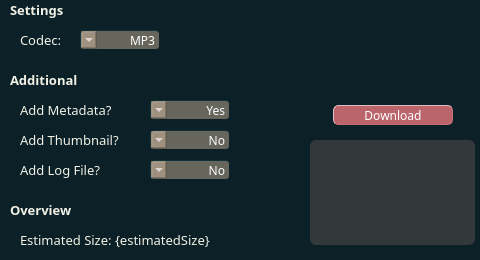
   <widget class="QWidget" name="downloadAudio" native="true">
    <property name="geometry">
     <rect>
      <x>20</x>
      <y>170</y>
      <width>480</width>
      <height>260</height>
     </rect>
    </property>
    <property name="sizePolicy">
     <sizepolicy hsizetype="Fixed" vsizetype="Fixed">
      <horstretch>0</horstretch>
      <verstretch>0</verstretch>
     </sizepolicy>
    </property>
    <property name="toolTip">
     <string notr="true"/>
    </property>
    <property name="statusTip">
     <string notr="true"/>
    </property>
    <property name="whatsThis">
     <string notr="true"/>
    </property>
    <property name="styleSheet">
     <string notr="true">background-color: rgb(11, 32, 39);</string>
    </property>
    <widget class="QComboBox" name="dA_listFormatType">
     <property name="geometry">
      <rect>
       <x>80</x>
       <y>30</y>
       <width>80</width>
       <height>20</height>
      </rect>
     </property>
     <property name="sizePolicy">
      <sizepolicy hsizetype="Fixed" vsizetype="Fixed">
       <horstretch>0</horstretch>
       <verstretch>0</verstretch>
      </sizepolicy>
     </property>
     <property name="font">
      <font>
       <family>Quicksand Medium</family>
       <pointsize>9</pointsize>
       <weight>50</weight>
       <bold>false</bold>
      </font>
     </property>
     <property name="cursor">
      <cursorShape>PointingHandCursor</cursorShape>
     </property>
     <property name="toolTip">
      <string notr="true"/>
     </property>
     <property name="statusTip">
      <string notr="true"/>
     </property>
     <property name="whatsThis">
      <string notr="true"/>
     </property>
     <property name="layoutDirection">
      <enum>Qt::RightToLeft</enum>
     </property>
     <property name="styleSheet">
      <string notr="true">color: rgb(255, 255, 255); background-color: rgba(245, 212, 176, 100); border-color: rgb(11, 32, 39); border-style: outset; border-width: 1px; border-radius: 4px;</string>
     </property>
     <property name="currentText">
      <string notr="true">MP3</string>
     </property>
     <property name="maxVisibleItems">
      <number>11</number>
     </property>
     <property name="duplicatesEnabled">
      <bool>false</bool>
     </property>
     <property name="frame">
      <bool>true</bool>
     </property>
     <item>
      <property name="text">
       <string notr="true">MP3</string>
      </property>
     </item>
     <item>
      <property name="text">
       <string notr="true">AAC</string>
      </property>
     </item>
     <item>
      <property name="text">
       <string notr="true">OGG</string>
      </property>
     </item>
     <item>
      <property name="text">
       <string notr="true">FLAC</string>
      </property>
     </item>
     <item>
      <property name="text">
       <string notr="true">WAV</string>
      </property>
     </item>
     <item>
      <property name="text">
       <string notr="true">M4A</string>
      </property>
     </item>
     <item>
      <property name="text">
       <string notr="true">DSD</string>
      </property>
     </item>
     <item>
      <property name="text">
       <string notr="true">PCM</string>
      </property>
     </item>
     <item>
      <property name="text">
       <string notr="true">WMA</string>
      </property>
     </item>
     <item>
      <property name="text">
       <string notr="true">OPUS</string>
      </property>
     </item>
    </widget>
    <widget class="QLabel" name="dA_msgFormatType">
     <property name="enabled">
      <bool>true</bool>
     </property>
     <property name="geometry">
      <rect>
       <x>20</x>
       <y>30</y>
       <width>50</width>
       <height>20</height>
      </rect>
     </property>
     <property name="sizePolicy">
      <sizepolicy hsizetype="Fixed" vsizetype="Fixed">
       <horstretch>0</horstretch>
       <verstretch>0</verstretch>
      </sizepolicy>
     </property>
     <property name="font">
      <font>
       <family>Quicksand Medium</family>
       <pointsize>10</pointsize>
       <weight>50</weight>
       <italic>false</italic>
       <bold>false</bold>
      </font>
     </property>
     <property name="toolTip">
      <string notr="true"/>
     </property>
     <property name="statusTip">
      <string notr="true"/>
     </property>
     <property name="whatsThis">
      <string notr="true"/>
     </property>
     <property name="autoFillBackground">
      <bool>false</bool>
     </property>
     <property name="styleSheet">
      <string notr="true">font: 10pt &quot;Quicksand Medium&quot;; color: rgb(241, 241, 229);</string>
     </property>
     <property name="frameShape">
      <enum>QFrame::NoFrame</enum>
     </property>
     <property name="frameShadow">
      <enum>QFrame::Plain</enum>
     </property>
     <property name="text">
      <string notr="true">Codec:</string>
     </property>
     <property name="alignment">
      <set>Qt::AlignLeading|Qt::AlignLeft|Qt::AlignVCenter</set>
     </property>
     <property name="textInteractionFlags">
      <set>Qt::NoTextInteraction</set>
     </property>
    </widget>
    <widget class="QLabel" name="dA_msgAddThumbnail">
     <property name="enabled">
      <bool>true</bool>
     </property>
     <property name="geometry">
      <rect>
       <x>20</x>
       <y>130</y>
       <width>110</width>
       <height>20</height>
      </rect>
     </property>
     <property name="sizePolicy">
      <sizepolicy hsizetype="Fixed" vsizetype="Fixed">
       <horstretch>0</horstretch>
       <verstretch>0</verstretch>
      </sizepolicy>
     </property>
     <property name="font">
      <font>
       <family>Quicksand Medium</family>
       <pointsize>10</pointsize>
       <weight>50</weight>
       <italic>false</italic>
       <bold>false</bold>
      </font>
     </property>
     <property name="toolTip">
      <string notr="true"/>
     </property>
     <property name="statusTip">
      <string notr="true"/>
     </property>
     <property name="whatsThis">
      <string notr="true"/>
     </property>
     <property name="autoFillBackground">
      <bool>false</bool>
     </property>
     <property name="styleSheet">
      <string notr="true">font: 10pt &quot;Quicksand Medium&quot;; color: rgb(241, 241, 229);</string>
     </property>
     <property name="frameShape">
      <enum>QFrame::NoFrame</enum>
     </property>
     <property name="frameShadow">
      <enum>QFrame::Plain</enum>
     </property>
     <property name="text">
      <string notr="true">Add Thumbnail?</string>
     </property>
     <property name="alignment">
      <set>Qt::AlignLeading|Qt::AlignLeft|Qt::AlignVCenter</set>
     </property>
     <property name="textInteractionFlags">
      <set>Qt::NoTextInteraction</set>
     </property>
    </widget>
    <widget class="QComboBox" name="dA_listAddThumbnail">
     <property name="geometry">
      <rect>
       <x>150</x>
       <y>130</y>
       <width>80</width>
       <height>20</height>
      </rect>
     </property>
     <property name="sizePolicy">
      <sizepolicy hsizetype="Fixed" vsizetype="Fixed">
       <horstretch>0</horstretch>
       <verstretch>0</verstretch>
      </sizepolicy>
     </property>
     <property name="font">
      <font>
       <family>Quicksand Medium</family>
       <pointsize>9</pointsize>
       <weight>50</weight>
       <bold>false</bold>
      </font>
     </property>
     <property name="cursor">
      <cursorShape>PointingHandCursor</cursorShape>
     </property>
     <property name="toolTip">
      <string notr="true"/>
     </property>
     <property name="statusTip">
      <string notr="true"/>
     </property>
     <property name="whatsThis">
      <string notr="true"/>
     </property>
     <property name="layoutDirection">
      <enum>Qt::RightToLeft</enum>
     </property>
     <property name="styleSheet">
      <string notr="true">color: rgb(255, 255, 255); background-color: rgba(245, 212, 176, 100); border-color: rgb(11, 32, 39); border-style: outset; border-width: 1px; border-radius: 4px;</string>
     </property>
     <property name="currentText">
      <string notr="true">No</string>
     </property>
     <property name="currentIndex">
      <number>1</number>
     </property>
     <property name="duplicatesEnabled">
      <bool>false</bool>
     </property>
     <property name="frame">
      <bool>true</bool>
     </property>
     <item>
      <property name="text">
       <string notr="true">Yes</string>
      </property>
     </item>
     <item>
      <property name="text">
       <string notr="true">No</string>
      </property>
     </item>
    </widget>
    <widget class="QLabel" name="dA_msgAddLog">
     <property name="enabled">
      <bool>true</bool>
     </property>
     <property name="geometry">
      <rect>
       <x>20</x>
       <y>160</y>
       <width>90</width>
       <height>20</height>
      </rect>
     </property>
     <property name="sizePolicy">
      <sizepolicy hsizetype="Fixed" vsizetype="Fixed">
       <horstretch>0</horstretch>
       <verstretch>0</verstretch>
      </sizepolicy>
     </property>
     <property name="font">
      <font>
       <family>Quicksand Medium</family>
       <pointsize>10</pointsize>
       <weight>50</weight>
       <italic>false</italic>
       <bold>false</bold>
      </font>
     </property>
     <property name="toolTip">
      <string notr="true"/>
     </property>
     <property name="statusTip">
      <string notr="true"/>
     </property>
     <property name="whatsThis">
      <string notr="true"/>
     </property>
     <property name="autoFillBackground">
      <bool>false</bool>
     </property>
     <property name="styleSheet">
      <string notr="true">font: 10pt &quot;Quicksand Medium&quot;; color: rgb(241, 241, 229);</string>
     </property>
     <property name="frameShape">
      <enum>QFrame::NoFrame</enum>
     </property>
     <property name="frameShadow">
      <enum>QFrame::Plain</enum>
     </property>
     <property name="text">
      <string notr="true">Add Log File?</string>
     </property>
     <property name="alignment">
      <set>Qt::AlignLeading|Qt::AlignLeft|Qt::AlignVCenter</set>
     </property>
     <property name="textInteractionFlags">
      <set>Qt::NoTextInteraction</set>
     </property>
    </widget>
    <widget class="QComboBox" name="dA_listAddLog">
     <property name="geometry">
      <rect>
       <x>150</x>
       <y>160</y>
       <width>80</width>
       <height>20</height>
      </rect>
     </property>
     <property name="sizePolicy">
      <sizepolicy hsizetype="Fixed" vsizetype="Fixed">
       <horstretch>0</horstretch>
       <verstretch>0</verstretch>
      </sizepolicy>
     </property>
     <property name="font">
      <font>
       <family>Quicksand Medium</family>
       <pointsize>9</pointsize>
       <weight>50</weight>
       <bold>false</bold>
      </font>
     </property>
     <property name="cursor">
      <cursorShape>PointingHandCursor</cursorShape>
     </property>
     <property name="toolTip">
      <string notr="true"/>
     </property>
     <property name="statusTip">
      <string notr="true"/>
     </property>
     <property name="whatsThis">
      <string notr="true"/>
     </property>
     <property name="layoutDirection">
      <enum>Qt::RightToLeft</enum>
     </property>
     <property name="styleSheet">
      <string notr="true">color: rgb(255, 255, 255); background-color: rgba(245, 212, 176, 100); border-color: rgb(11, 32, 39); border-style: outset; border-width: 1px; border-radius: 4px;</string>
     </property>
     <property name="currentText">
      <string notr="true">No</string>
     </property>
     <property name="currentIndex">
      <number>1</number>
     </property>
     <property name="minimumContentsLength">
      <number>0</number>
     </property>
     <property name="duplicatesEnabled">
      <bool>false</bool>
     </property>
     <property name="frame">
      <bool>true</bool>
     </property>
     <item>
      <property name="text">
       <string notr="true">Yes</string>
      </property>
     </item>
     <item>
      <property name="text">
       <string notr="true">No</string>
      </property>
     </item>
    </widget>
    <widget class="QLabel" name="dA_msgCategAdditional">
     <property name="enabled">
      <bool>true</bool>
     </property>
     <property name="geometry">
      <rect>
       <x>10</x>
       <y>70</y>
       <width>80</width>
       <height>20</height>
      </rect>
     </property>
     <property name="sizePolicy">
      <sizepolicy hsizetype="Fixed" vsizetype="Fixed">
       <horstretch>0</horstretch>
       <verstretch>0</verstretch>
      </sizepolicy>
     </property>
     <property name="font">
      <font>
       <family>Quicksand Medium</family>
       <pointsize>10</pointsize>
       <weight>75</weight>
       <italic>false</italic>
       <bold>true</bold>
      </font>
     </property>
     <property name="toolTip">
      <string notr="true"/>
     </property>
     <property name="statusTip">
      <string notr="true"/>
     </property>
     <property name="whatsThis">
      <string notr="true"/>
     </property>
     <property name="autoFillBackground">
      <bool>false</bool>
     </property>
     <property name="styleSheet">
      <string notr="true">font: bold 10pt &quot;Quicksand Medium&quot;; color: rgb(241, 241, 229);</string>
     </property>
     <property name="frameShape">
      <enum>QFrame::NoFrame</enum>
     </property>
     <property name="frameShadow">
      <enum>QFrame::Plain</enum>
     </property>
     <property name="text">
      <string notr="true">Additional</string>
     </property>
     <property name="alignment">
      <set>Qt::AlignLeading|Qt::AlignLeft|Qt::AlignVCenter</set>
     </property>
     <property name="textInteractionFlags">
      <set>Qt::NoTextInteraction</set>
     </property>
    </widget>
    <widget class="QLabel" name="dA_msgCategSettings">
     <property name="enabled">
      <bool>true</bool>
     </property>
     <property name="geometry">
      <rect>
       <x>10</x>
       <y>0</y>
       <width>60</width>
       <height>20</height>
      </rect>
     </property>
     <property name="sizePolicy">
      <sizepolicy hsizetype="Fixed" vsizetype="Fixed">
       <horstretch>0</horstretch>
       <verstretch>0</verstretch>
      </sizepolicy>
     </property>
     <property name="font">
      <font>
       <family>Quicksand Medium</family>
       <pointsize>10</pointsize>
       <weight>75</weight>
       <italic>false</italic>
       <bold>true</bold>
      </font>
     </property>
     <property name="toolTip">
      <string notr="true"/>
     </property>
     <property name="statusTip">
      <string notr="true"/>
     </property>
     <property name="whatsThis">
      <string notr="true"/>
     </property>
     <property name="autoFillBackground">
      <bool>false</bool>
     </property>
     <property name="styleSheet">
      <string notr="true">font: bold 10pt &quot;Quicksand Medium&quot;; color: rgb(241, 241, 229);</string>
     </property>
     <property name="frameShape">
      <enum>QFrame::NoFrame</enum>
     </property>
     <property name="frameShadow">
      <enum>QFrame::Plain</enum>
     </property>
     <property name="text">
      <string notr="true">Settings</string>
     </property>
     <property name="alignment">
      <set>Qt::AlignLeading|Qt::AlignLeft|Qt::AlignVCenter</set>
     </property>
     <property name="textInteractionFlags">
      <set>Qt::NoTextInteraction</set>
     </property>
    </widget>
    <widget class="QLabel" name="dA_msgCategOverview">
     <property name="enabled">
      <bool>true</bool>
     </property>
     <property name="geometry">
      <rect>
       <x>10</x>
       <y>200</y>
       <width>70</width>
       <height>20</height>
      </rect>
     </property>
     <property name="sizePolicy">
      <sizepolicy hsizetype="Fixed" vsizetype="Fixed">
       <horstretch>0</horstretch>
       <verstretch>0</verstretch>
      </sizepolicy>
     </property>
     <property name="font">
      <font>
       <family>Quicksand Medium</family>
       <pointsize>10</pointsize>
       <weight>75</weight>
       <italic>false</italic>
       <bold>true</bold>
      </font>
     </property>
     <property name="toolTip">
      <string notr="true"/>
     </property>
     <property name="statusTip">
      <string notr="true"/>
     </property>
     <property name="whatsThis">
      <string notr="true"/>
     </property>
     <property name="autoFillBackground">
      <bool>false</bool>
     </property>
     <property name="styleSheet">
      <string notr="true">font: bold 10pt &quot;Quicksand Medium&quot;; color: rgb(241, 241, 229);</string>
     </property>
     <property name="frameShape">
      <enum>QFrame::NoFrame</enum>
     </property>
     <property name="frameShadow">
      <enum>QFrame::Plain</enum>
     </property>
     <property name="text">
      <string notr="true">Overview</string>
     </property>
     <property name="alignment">
      <set>Qt::AlignLeading|Qt::AlignLeft|Qt::AlignVCenter</set>
     </property>
     <property name="textInteractionFlags">
      <set>Qt::NoTextInteraction</set>
     </property>
    </widget>
    <widget class="QLabel" name="dA_msgOverviewEstimatedSize">
     <property name="enabled">
      <bool>true</bool>
     </property>
     <property name="geometry">
      <rect>
       <x>20</x>
       <y>230</y>
       <width>200</width>
       <height>20</height>
      </rect>
     </property>
     <property name="sizePolicy">
      <sizepolicy hsizetype="Fixed" vsizetype="Fixed">
       <horstretch>0</horstretch>
       <verstretch>0</verstretch>
      </sizepolicy>
     </property>
     <property name="font">
      <font>
       <family>Quicksand Medium</family>
       <pointsize>10</pointsize>
       <weight>50</weight>
       <italic>false</italic>
       <bold>false</bold>
      </font>
     </property>
     <property name="toolTip">
      <string notr="true"/>
     </property>
     <property name="statusTip">
      <string notr="true"/>
     </property>
     <property name="whatsThis">
      <string notr="true"/>
     </property>
     <property name="autoFillBackground">
      <bool>false</bool>
     </property>
     <property name="styleSheet">
      <string notr="true">font: 10pt &quot;Quicksand Medium&quot;; color: rgb(241, 241, 229);</string>
     </property>
     <property name="frameShape">
      <enum>QFrame::NoFrame</enum>
     </property>
     <property name="frameShadow">
      <enum>QFrame::Plain</enum>
     </property>
     <property name="text">
      <string notr="true">Estimated Size: {estimatedSize}</string>
     </property>
     <property name="alignment">
      <set>Qt::AlignLeading|Qt::AlignLeft|Qt::AlignVCenter</set>
     </property>
     <property name="textInteractionFlags">
      <set>Qt::NoTextInteraction</set>
     </property>
    </widget>
    <widget class="QPushButton" name="dA_btnDownloadVideo">
     <property name="enabled">
      <bool>true</bool>
     </property>
     <property name="geometry">
      <rect>
       <x>333</x>
       <y>105</y>
       <width>120</width>
       <height>20</height>
      </rect>
     </property>
     <property name="sizePolicy">
      <sizepolicy hsizetype="Fixed" vsizetype="Fixed">
       <horstretch>0</horstretch>
       <verstretch>0</verstretch>
      </sizepolicy>
     </property>
     <property name="font">
      <font>
       <family>Quicksand Medium</family>
       <pointsize>9</pointsize>
       <weight>50</weight>
       <italic>false</italic>
       <bold>false</bold>
      </font>
     </property>
     <property name="cursor">
      <cursorShape>PointingHandCursor</cursorShape>
     </property>
     <property name="toolTip">
      <string notr="true"/>
     </property>
     <property name="statusTip">
      <string notr="true"/>
     </property>
     <property name="whatsThis">
      <string notr="true"/>
     </property>
     <property name="styleSheet">
      <string notr="true">QPushButton {font: 9pt &quot;Quicksand Medium&quot;; color: rgb(255, 255, 255); background-color: rgba(234, 118, 127, 200); border-color: rgba(234, 118, 127, 200); border-style: outset; border-width: 1px; border-radius: 5px;}
QPushButton:hover {font: 9pt &quot;Quicksand Medium&quot;; color: rgb(255, 255, 255); background-color: rgba(234, 118, 127, 200); border-color: rgba(234, 118, 127, 200); border-style: inset; border-width: 1px; border-radius: 5px;}</string>
     </property>
     <property name="text">
      <string notr="true">Download</string>
     </property>
    </widget>
    <widget class="QLabel" name="dA_imgThumbnailPreview">
     <property name="enabled">
      <bool>true</bool>
     </property>
     <property name="geometry">
      <rect>
       <x>310</x>
       <y>140</y>
       <width>165</width>
       <height>105</height>
      </rect>
     </property>
     <property name="sizePolicy">
      <sizepolicy hsizetype="Fixed" vsizetype="Fixed">
       <horstretch>0</horstretch>
       <verstretch>0</verstretch>
      </sizepolicy>
     </property>
     <property name="font">
      <font>
       <family>Quicksand Medium</family>
       <pointsize>10</pointsize>
       <weight>50</weight>
       <italic>false</italic>
       <bold>false</bold>
      </font>
     </property>
     <property name="toolTip">
      <string notr="true"/>
     </property>
     <property name="statusTip">
      <string notr="true"/>
     </property>
     <property name="whatsThis">
      <string notr="true"/>
     </property>
     <property name="autoFillBackground">
      <bool>false</bool>
     </property>
     <property name="styleSheet">
      <string notr="true">background-color: rgba(62, 62, 64, 200); border-style: outset; border-width: 0px; border-radius: 6px;</string>
     </property>
     <property name="frameShape">
      <enum>QFrame::NoFrame</enum>
     </property>
     <property name="frameShadow">
      <enum>QFrame::Plain</enum>
     </property>
     <property name="text">
      <string notr="true"/>
     </property>
     <property name="alignment">
      <set>Qt::AlignCenter</set>
     </property>
     <property name="textInteractionFlags">
      <set>Qt::NoTextInteraction</set>
     </property>
    </widget>
    <widget class="QLabel" name="dA_msgAddMetadata">
     <property name="enabled">
      <bool>true</bool>
     </property>
     <property name="geometry">
      <rect>
       <x>20</x>
       <y>100</y>
       <width>100</width>
       <height>20</height>
      </rect>
     </property>
     <property name="sizePolicy">
      <sizepolicy hsizetype="Fixed" vsizetype="Fixed">
       <horstretch>0</horstretch>
       <verstretch>0</verstretch>
      </sizepolicy>
     </property>
     <property name="font">
      <font>
       <family>Quicksand Medium</family>
       <pointsize>10</pointsize>
       <weight>50</weight>
       <italic>false</italic>
       <bold>false</bold>
      </font>
     </property>
     <property name="toolTip">
      <string notr="true"/>
     </property>
     <property name="statusTip">
      <string notr="true"/>
     </property>
     <property name="whatsThis">
      <string notr="true"/>
     </property>
     <property name="autoFillBackground">
      <bool>false</bool>
     </property>
     <property name="styleSheet">
      <string notr="true">font: 10pt &quot;Quicksand Medium&quot;; color: rgb(241, 241, 229);</string>
     </property>
     <property name="frameShape">
      <enum>QFrame::NoFrame</enum>
     </property>
     <property name="frameShadow">
      <enum>QFrame::Plain</enum>
     </property>
     <property name="text">
      <string notr="true">Add Metadata?</string>
     </property>
     <property name="alignment">
      <set>Qt::AlignLeading|Qt::AlignLeft|Qt::AlignVCenter</set>
     </property>
     <property name="textInteractionFlags">
      <set>Qt::NoTextInteraction</set>
     </property>
    </widget>
    <widget class="QComboBox" name="dA_listAddMetadata">
     <property name="geometry">
      <rect>
       <x>150</x>
       <y>100</y>
       <width>80</width>
       <height>20</height>
      </rect>
     </property>
     <property name="sizePolicy">
      <sizepolicy hsizetype="Fixed" vsizetype="Fixed">
       <horstretch>0</horstretch>
       <verstretch>0</verstretch>
      </sizepolicy>
     </property>
     <property name="font">
      <font>
       <family>Quicksand Medium</family>
       <pointsize>9</pointsize>
       <weight>50</weight>
       <bold>false</bold>
      </font>
     </property>
     <property name="cursor">
      <cursorShape>PointingHandCursor</cursorShape>
     </property>
     <property name="toolTip">
      <string notr="true"/>
     </property>
     <property name="statusTip">
      <string notr="true"/>
     </property>
     <property name="whatsThis">
      <string notr="true"/>
     </property>
     <property name="layoutDirection">
      <enum>Qt::RightToLeft</enum>
     </property>
     <property name="styleSheet">
      <string notr="true">color: rgb(255, 255, 255); background-color: rgba(245, 212, 176, 100); border-color: rgb(11, 32, 39); border-style: outset; border-width: 1px; border-radius: 4px;</string>
     </property>
     <property name="currentText">
      <string notr="true">Yes</string>
     </property>
     <property name="duplicatesEnabled">
      <bool>false</bool>
     </property>
     <property name="frame">
      <bool>true</bool>
     </property>
     <item>
      <property name="text">
       <string notr="true">Yes</string>
      </property>
     </item>
     <item>
      <property name="text">
       <string notr="true">No</string>
      </property>
     </item>
    </widget>
   </widget>
